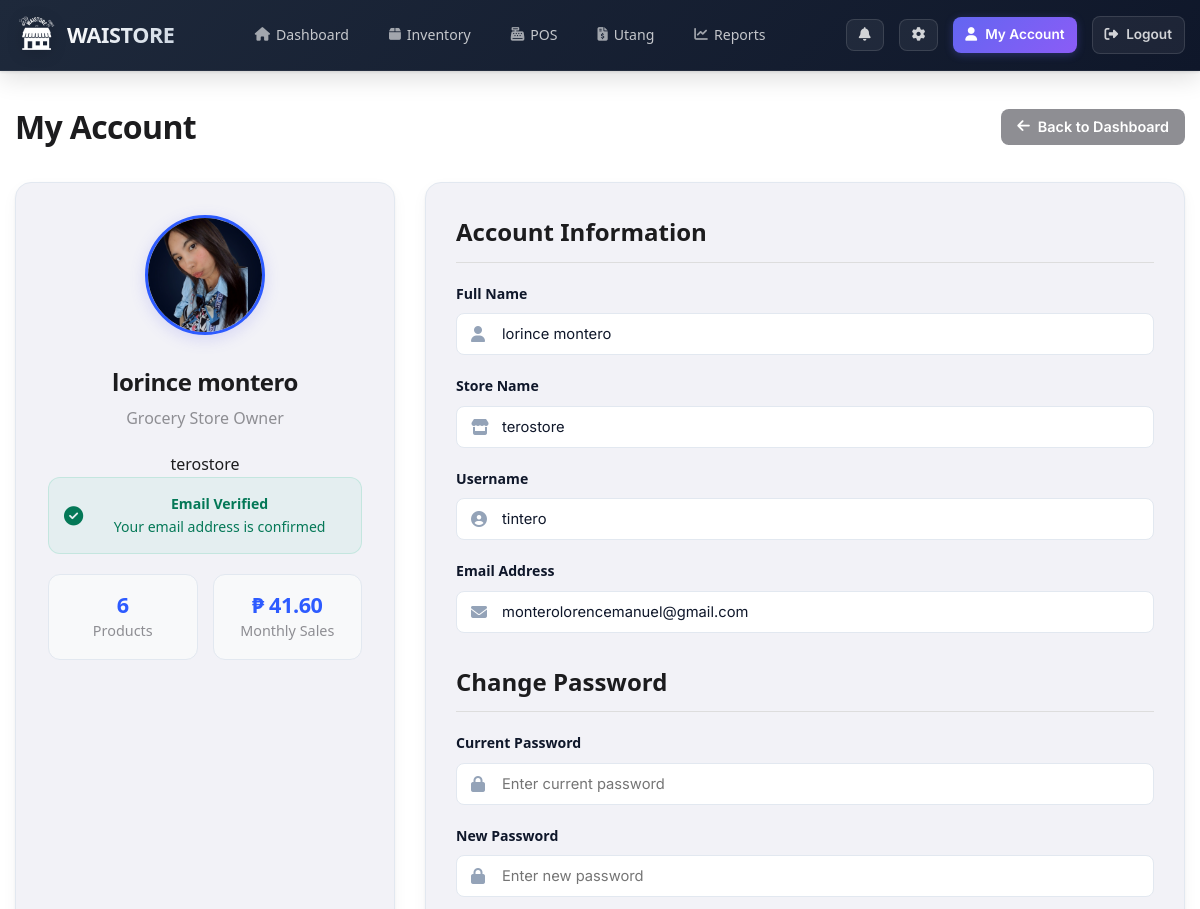
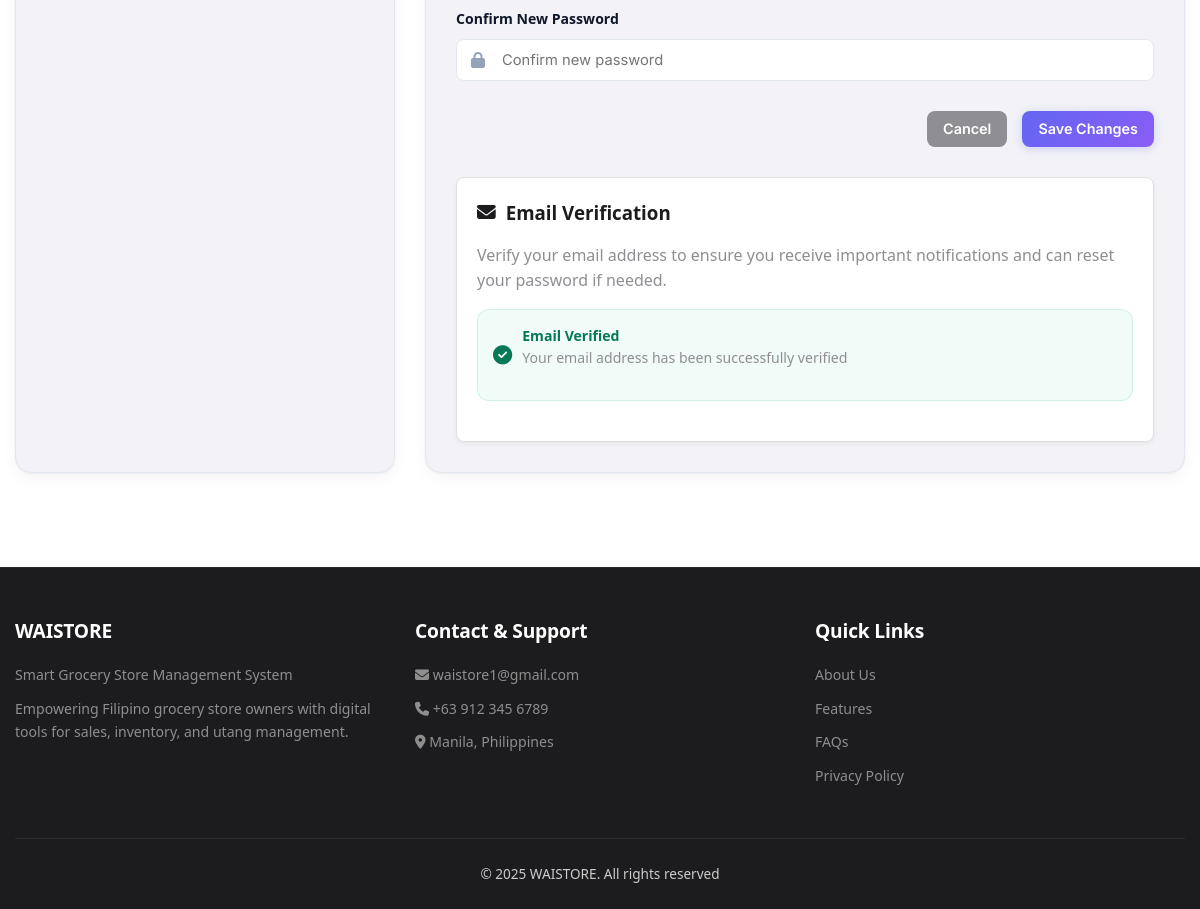
Page /account.php (signed in) on the committed database (2 pictures, top to bottom).
### tables this page shows
CREATE TABLE `users` (
  `id` int(10) unsigned NOT NULL AUTO_INCREMENT,
  `username` varchar(30) NOT NULL,
  `password` varchar(255) NOT NULL,
  `email` varchar(50) DEFAULT NULL,
  `full_name` varchar(100) DEFAULT NULL,
  `store_name` varchar(100) DEFAULT NULL,
  `phone` varchar(20) DEFAULT NULL,
  `google_id` varchar(255) DEFAULT NULL,
  `is_verified` tinyint(1) DEFAULT 0,
  `verification_token` varchar(64) DEFAULT NULL,
  `created_at` timestamp NULL DEFAULT current_timestamp(),
  `updated_at` timestamp NULL DEFAULT current_timestamp() ON UPDATE current_timestamp(),
  `reset_token` varchar(64) DEFAULT NULL,
  `reset_expires` datetime DEFAULT NULL,
  `last_logout` timestamp NULL DEFAULT NULL,
  `address` varchar(255) DEFAULT NULL,
  `has_seen_tutorial` tinyint(1) DEFAULT 0,
  `profile_image` varchar(255) DEFAULT NULL,
  PRIMARY KEY (`id`),
  UNIQUE KEY `username` (`username`),
  UNIQUE KEY `google_id` (`google_id`),
  UNIQUE KEY `verification_token` (`verification_token`),
  UNIQUE KEY `reset_token` (`reset_token`)
);

### account.php (the view, shortened to what this page needs)
<?php
$servername = getenv("DB_HOST") ?: "localhost:3307";
$username = getenv("DB_USER") ?: "root";
$password = getenv("DB_PASS") ?: "";
$dbname = getenv("DB_NAME") ?: "waistore_db";
$conn = new mysqli($servername, $username, $password, $dbname);
$user_id = $_SESSION['user_id'];
$user_query = "SELECT * FROM users WHERE id = ?";
$stmt = $conn->prepare($user_query);
$stmt->bind_param("i", $user_id);
$stmt->execute();
$user_result = $stmt->get_result();
if ($user_result->num_rows > 0) {
    $user = $user_result->fetch_assoc();
    $full_name = $user['full_name'];
    $store_name = $user['store_name'];
    $username = $user['username'];
    $email = $user['email'];
    $is_verified = $user['is_verified'];
    $profile_image = isset($user['profile_image']) ? $user['profile_image'] : null;
}
$products_query = "SELECT COUNT(*) as product_count FROM products WHERE user_id = ?";
$stmt = $conn->prepare($products_query);
$stmt->bind_param("i", $user_id);
$stmt->execute();
$products_result = $stmt->get_result();
$product_count = $products_result->fetch_assoc()['product_count'] ?? 0;
$month_start = date('Y-m-01');
$sales_query = "SELECT SUM(total_amount) as monthly_sales FROM transactions
               WHERE user_id = ? AND status = 'paid' AND created_at >= ?";
$stmt = $conn->prepare($sales_query);
$stmt->bind_param("is", $user_id, $month_start);
$stmt->execute();
$sales_result = $stmt->get_result();
$monthly_sales = $sales_result->fetch_assoc()['monthly_sales'] ?? 0;
?>
<!DOCTYPE html>
<html lang="en">
<head>
    <link rel="stylesheet" href="https://cdnjs.cloudflare.com/ajax/libs/font-awesome/6.4.0/css/all.min.css">
    <link rel="stylesheet" href="waistore-global.css">
</head>
<body>
    <header>
        <div class="container">
            <div class="header-content">
                <div class="logo">
                    <img src="WAIS_LOGO.png" alt="WAISTORE Logo" style="height: 60px; width: 150;">
                    <span>WAISTORE</span>
                </div>
                <nav>
                    <ul>
                        <li><a href="dashboard.php"><i class="fas fa-home"></i> Dashboard</a></li>
                        <li><a href="inventory.php"><i class="fas fa-box"></i> Inventory</a></li>
                        <li><a href="pos.php"><i class="fas fa-cash-register"></i> POS</a></li>
                        <li><a href="debts.php"><i class="fas fa-file-invoice-dollar"></i> Utang</a></li>
                        <li><a href="reports.php"><i class="fas fa-chart-line"></i> Reports</a></li>
                    </ul>
                </nav>
                <div class="user-actions">
                    <a href="notifications.php" class="btn btn-outline"><i class="fas fa-bell"></i></a>
                    <a href="settings.php" class="btn btn-outline"><i class="fas fa-cog"></i></a>
                    <button class="btn btn-primary"><i class="fas fa-user"></i> My Account</button>
                    <a href="logout.php" class="btn btn-outline" style="margin-left:10px;"><i
                            class="fas fa-sign-out-alt"></i> Logout</a>
                </div>
            </div>
        </div>
    </header>
    <section class="page">
        <div class="container">
            <div class="page-header">
                <h1>My Account</h1>
                <a href="dashboard.php" class="btn btn-secondary"><i class="fas fa-arrow-left"></i> Back to
                    Dashboard</a>
            </div>
            <div class="account-container">
                <div class="profile-card">
                    <div class="profile-photo-wrapper" style="position:relative;display:inline-block;cursor:pointer;"
                        onclick="document.getElementById('profilePhotoInput').click();">
                        <img src="<?php echo !empty($profile_image) && file_exists($profile_image) ? htmlspecialchars($profile_image) . '?v=' . time() : 'https://ui-avatars.com/api/?name=' . urlencode($full_name) . '&background=6366F1&color=fff&size=200'; ?>"
                            alt="Profile" class="profile-image" id="profilePreview">
                    </div>
                    <h2 class="profile-name">
                        <?php echo htmlspecialchars($full_name); ?>
                    </h2>
                    <p class="profile-role">Grocery Store Owner</p>
                    <p>
                        <?php echo htmlspecialchars($store_name); ?>
                    </p>
                    <div class="verification-status <?php echo $is_verified ? 'verified' : 'unverified'; ?>">
                        <?php if ($is_verified): ?>
                            <i class="fas fa-check-circle verification-icon"></i>
                            <div class="verification-text">
                                <strong>Email Verified</strong>
                                <p>Your email address is confirmed</p>
                            </div>
                        <?php endif; ?>
                    </div>
                    <div class="profile-stats">
                        <div class="stat-item">
                            <div class="stat-value">
                                <?php echo $product_count; ?>
                            </div>
                            <div class="stat-label">Products</div>
                        </div>
                        <div class="stat-item">
                            <div class="stat-value">₱
                                <?php echo number_format($monthly_sales, 2); ?>
                            </div>
                            <div class="stat-label">Monthly Sales</div>
                        </div>
                    </div>
                </div>
                <div class="account-card">
                    <h2>Account Information</h2>
                    <form id="accountForm" method="POST" action="">
                        <div class="form-group">
                            <label for="fullName">Full Name</label>
                            <div class="input-with-icon">
                                <i class="fas fa-user"></i>
                                <input type="text" id="fullName" name="fullName" class="form-control"
                                    value="<?php echo htmlspecialchars($full_name); ?>" required>
                            </div>
                        </div>
                        <div class="form-group">
                            <label for="storeName">Store Name</label>
                            <div class="input-with-icon">
                                <i class="fas fa-store"></i>
                                <input type="text" id="storeName" name="storeName" class="form-control"
                                    value="<?php echo htmlspecialchars($store_name); ?>" required>
                            </div>
                        </div>
                        <div class="form-group">
                            <label for="username">Username</label>
                            <div class="input-with-icon">
                                <i class="fas fa-user-circle"></i>
                                <input type="text" id="username" name="username" class="form-control"
                                    value="<?php echo htmlspecialchars($username); ?>" required>
                            </div>
                        </div>
                        <div class="form-group">
                            <label for="email">Email Address</label>
                            <div class="input-with-icon">
                                <i class="fas fa-envelope"></i>
                                <input type="email" id="email" name="email" class="form-control"
                                    value="<?php echo htmlspecialchars($email); ?>" required>
                            </div>
                        </div>
                        <h2 style="margin-top: 30px;">Change Password</h2>
                        <div class="form-group">
                            <label for="currentPassword">Current Password</label>
                            <div class="input-with-icon">
                                <i class="fas fa-lock"></i>
                                <input type="password" id="currentPassword" name="currentPassword" class="form-control"
                                    placeholder="Enter current password">
                            </div>
                        </div>
                        <div class="form-group">
                            <label for="newPassword">New Password</label>
                            <div class="input-with-icon">
                                <i class="fas fa-lock"></i>
                                <input type="password" id="newPassword" name="newPassword" class="form-control"
                                    placeholder="Enter new password">
                            </div>
                        </div>
                        <div class="form-group">
                            <label for="confirmPassword">Confirm New Password</label>
                            <div class="input-with-icon">
                                <i class="fas fa-lock"></i>
                                <input type="password" id="confirmPassword" name="confirmPassword" class="form-control"
                                    placeholder="Confirm new password">
                            </div>
                        </div>
                        <div class="form-actions">
                            <button type="button" class="btn btn-secondary"
                                onclick="window.location.href='dashboard.php'">Cancel</button>
                            <button type="submit" class="btn btn-primary">Save Changes</button>
                        </div>
                    </form>
                    <div class="google-verification">
                        <h3><i class="fas fa-envelope"></i> Email Verification</h3>
                        <p>Verify your email address to ensure you receive important notifications and can reset your
                            password if needed.</p>
                        <?php if ($is_verified): ?>
                            <div class="verification-status verified">
                                <i class="fas fa-check-circle verification-icon"></i>
                                <div class="verification-text">
                                    <strong>Email Verified</strong>
                                    <p>Your email address has been successfully verified</p>
                                </div>
                            </div>
                        <?php endif; ?>
                    </div>
                </div>
            </div>
        </div>
    </section>
    <footer>
        <div class="container">
            <div class="footer-content">
                <div class="footer-section">
                    <h3>WAISTORE</h3>
                    <p>Smart Grocery Store Management System</p>
                    <p>Empowering Filipino grocery store owners with digital tools for sales, inventory, and utang management.</p>
                </div>
                <div class="footer-section">
                    <h3>Contact & Support</h3>
                    <p><i class="fas fa-envelope"></i> waistore1@gmail.com</p>
                    <p><i class="fas fa-phone"></i> +63 912 345 6789</p>
                    <p><i class="fas fa-map-marker-alt"></i> Manila, Philippines</p>
                </div>
                <div class="footer-section">
                    <h3>Quick Links</h3>
                    <p><a href="about_us.php" style="color: #ccc;">About Us</a></p>
                    <p><a href="dashboard.php" style="color: #ccc;">Features</a></p>
                    <p><a href="faqs.php" style="color: #ccc;">FAQs</a></p>
                    <p><a href="privacy_policy.php" style="color: #ccc;">Privacy Policy</a></p>
                </div>
            </div>
            <div class="footer-bottom">
                <p>&copy; 2025 WAISTORE. All rights reserved</p>
            </div>
        </div>
    </footer>
</body>
</html>

### rows in the picture
users: profile_image (picture), full_name "lorince montero", store_name "terostore", fullName "lorince montero", storeName "terostore", username "tintero", email "monterolorencemanuel@gmail.com"

### other values in the picture
$product_count "6"
$monthly_sales "41.60"
